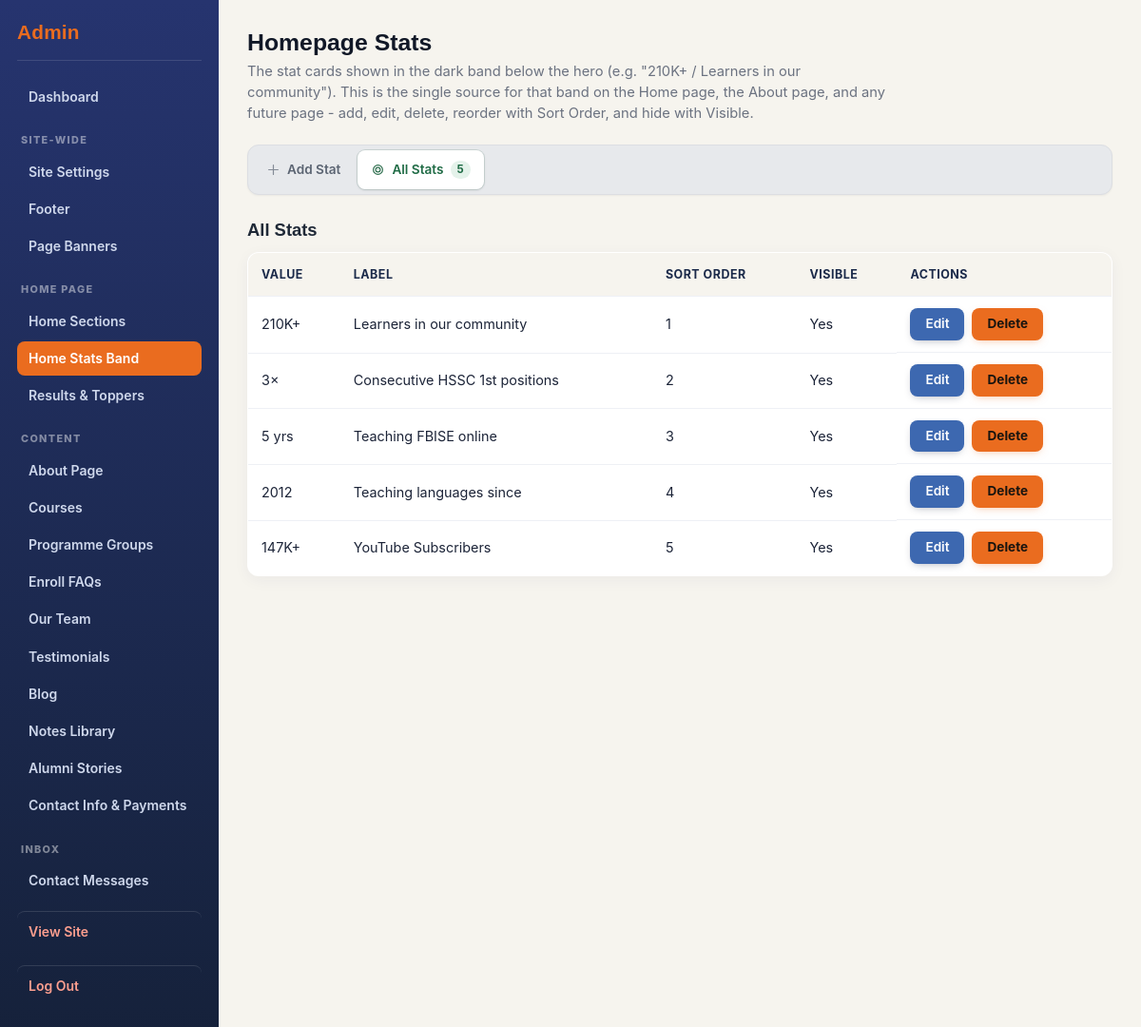
Page /admin/home-stats.php (signed in) on the committed database.
### tables this page shows
CREATE TABLE home_stats (
    id INT AUTO_INCREMENT PRIMARY KEY,
    value VARCHAR(40) NOT NULL,
    label VARCHAR(160) NOT NULL,
    sort_order INT NOT NULL DEFAULT 0,
    is_active TINYINT(1) NOT NULL DEFAULT 1
);

### includes/functions.php (called while the page is built, shortened)
<?php
require_once __DIR__ . '/icons.php';
function e(?string $value): string
{
    return htmlspecialchars($value ?? '', ENT_QUOTES, 'UTF-8');
}

### admin/home-stats.php (the view, shortened to what this page needs)
<?php
require_once __DIR__ . '/partials/header.php';
$db = getDb();
$editing = null;
$stats = $db->query('SELECT * FROM home_stats ORDER BY sort_order, id')->fetchAll();
?>
<div class="admin-tabs-page">
<h1>Homepage Stats</h1>
<p class="admin-page-intro">The stat cards shown in the dark band below the hero (e.g. "210K+ / Learners in our community"). This is the single source for that band on the Home page, the About page, and any future page - add, edit, delete, reorder with Sort Order, and hide with Visible.</p>
<nav class="admin-tabbar" role="tablist" aria-label="Homepage Stats sections">
  <button type="button" class="admin-tab" data-tab-group="main" data-tab-target="add-stat" role="tab" aria-selected="false"><?= icon('plus', 'tab-icon') ?> <?= $editing ? 'Edit Stat' : 'Add Stat' ?></button>
  <button type="button" class="admin-tab active" data-tab-group="main" data-tab-target="all-stats" role="tab" aria-selected="true"><?= icon('target', 'tab-icon') ?> All Stats <span class="tab-count"><?= count($stats) ?></span></button>
</nav>
<div class="admin-tabpanel" id="all-stats" data-tab-group="main" data-tab-id="all-stats">
  <h2>All Stats</h2>
  <table class="admin-table">
    <thead>
      <tr><th>Value</th><th>Label</th><th>Sort Order</th><th>Visible</th><th>Actions</th></tr>
    </thead>
    <tbody>
      <?php foreach ($stats as $stat): ?>
        <tr>
          <td><?= e($stat['value']) ?></td>
          <td><?= e($stat['label']) ?></td>
          <td><?= (int)$stat['sort_order'] ?></td>
          <td><?= $stat['is_active'] ? 'Yes' : 'No' ?></td>
          <td class="actions-cell">
            <a href="home-stats.php?edit=<?= (int)$stat['id'] ?>#add-stat">Edit</a>
            <form method="post" class="inline-form" onsubmit="return confirm('Delete this stat?');">
              <button type="submit" class="link-button link-button-danger">Delete</button>
            </form>
          </td>
        </tr>
      <?php endforeach; ?>
    </tbody>
  </table>
</div>
</div>
<?php require_once __DIR__ . '/partials/footer.php'; ?>

### assets/css/admin.css (style rules this page uses)
.admin-body { background: var(--bg, #f4f5f8); margin: 0; font-family: 'Inter', -apple-system, BlinkMacSystemFont, "Segoe UI", sans-serif; }
.admin-content h1 { font-family: 'Manrope', sans-serif; color: var(--navy, #1B2A4A); font-size: 1.7rem; font-weight: 800; margin: 0 0 6px; }
.admin-tabs-page h1 { margin: 0 0 4px; font-size: 1.55rem; color: #111827; }
.admin-page-intro { color: #6b7280; font-size: 0.92rem; line-height: 1.5; margin: 0 0 22px; max-width: 680px; }
.admin-tabs-page .admin-tabbar { position: sticky; top: 0; z-index: 20; display: flex; flex-wrap: wrap; gap: 4px; background: #e7e9ec; border: 1px solid #dcdee2; border-radius: 12px; padding: 5px; margin-bottom: 26px; box-shadow: 0 1px 2px rgba(16, 24, 32, 0.05); }
.admin-tabs-page .admin-tab { display: inline-flex; align-items: center; gap: 7px; appearance: none; background: transparent; border: none; border-radius: 8px; padding: 9px 14px; font: inherit; font-size: 0.85rem; font-weight: 600; color: #5b6472; cursor: pointer; white-space: nowrap; transition: background 0.15s ease, color 0.15s ease, box-shadow 0.15s ease; }
.admin-tabs-page .admin-tab.active { background: #fff; color: #1f6b45; box-shadow: 0 1px 3px rgba(16, 24, 32, 0.12), 0 0 0 1px rgba(47, 111, 79, 0.15); }
.admin-tabs-page .admin-tab .tab-count { background: #eef0f2; color: #5b6472; font-size: 0.72rem; font-weight: 700; padding: 1px 7px; border-radius: 999px; line-height: 1.5; }
.admin-tabs-page .admin-tab.active .tab-count { background: #e4f2ea; color: #1f6b45; }
.admin-tabs-page .admin-tabpanel h2, .admin-tabs-page .admin-tabpanel-nested h2, .admin-tabs-page .admin-section-card h2 { font-size: 1.15rem; color: #1f2937; margin-top: 0; }
.admin-form button[type="submit"], .admin-body button[type="submit"], .login-box button, .button-secondary, .btn-draft, .actions-cell > a, .link-button { display: inline-flex; align-items: center; justify-content: center; gap: 6px; padding: 8px 16px; border: none; border-radius: 8px; font: inherit; font-size: 0.85rem; font-weight: 700; line-height: 1.3; text-decoration: none; white-space: nowrap; cursor: pointer; background: var(--nn-blue, #3D68B0); color: #fff; box-shadow: 0 3px 10px -4px rgba(18,25,56,.4); transition: filter .15s ease, transform .15s ease, box-shadow .15s ease; }
.admin-form button[type="submit"], .admin-body button[type="submit"], .login-box button, .button-secondary, .btn-draft { align-self: flex-start; }
.button-secondary, .admin-body button.btn-draft, .admin-body button.link-button.link-button-danger { background: var(--orange, #EA6C1F); color: #18140f; box-shadow: 0 3px 10px -4px rgba(234,108,31,.5); }
.admin-table { width: 100%; border-collapse: collapse; background: #fff; border: 1px solid #e2e6ee; border-radius: 12px; overflow: hidden; box-shadow: 0 4px 16px rgba(30,42,102,.05); }
.admin-table th, .admin-table td { padding: 12px 14px; border-bottom: 1px solid #eef0f5; text-align: left; font-size: 0.9rem; vertical-align: middle; }
.admin-table th { background: var(--bg, #f4f5f8); color: var(--navy, #1B2A4A); font-weight: 700; font-size: 0.78rem; letter-spacing: .04em; text-transform: uppercase; }
.admin-table tr:last-child td { border-bottom: none; }
.admin-table td a { font-weight: 600; }
.inline-form { display: inline-block; margin: 0 0 0 10px; }
.actions-cell { display: flex; gap: 8px; align-items: center; flex-wrap: wrap; }
.actions-cell .inline-form { display: contents; }

### rows in the picture
home_stats: value "210K+", label "Learners in our community", sort_order "1", is_active "Yes"
home_stats: value "3×", label "Consecutive HSSC 1st positions", sort_order "2", is_active "Yes"
home_stats: value "5 yrs", label "Teaching FBISE online", sort_order "3", is_active "Yes"
home_stats: value "2012", label "Teaching languages since", sort_order "4", is_active "Yes"
home_stats: value "147K+", label "YouTube Subscribers", sort_order "5", is_active "Yes"

### other values in the picture
$label "Dashboard"
$groupLabel "SITE-WIDE"
$label "Site Settings"
$label "Footer"
$label "Page Banners"
$groupLabel "HOME PAGE"
$label "Home Sections"
$label "Home Stats Band"
$label "Results & Toppers"
$groupLabel "CONTENT"
$label "About Page"
$label "Courses"
$label "Programme Groups"
$label "Enroll FAQs"
$label "Our Team"
